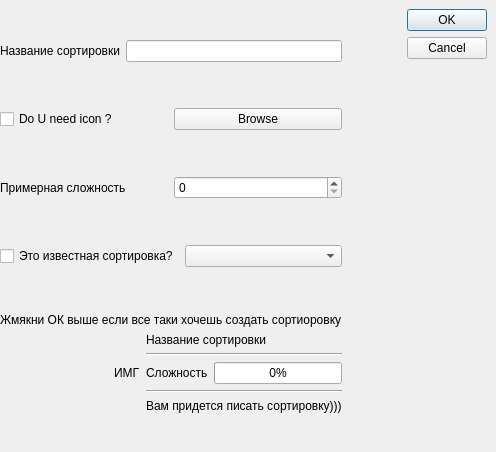
<?xml version="1.0" encoding="UTF-8"?>
<ui version="4.0">
 <class>More_one_sorting</class>
 <widget class="QDialog" name="More_one_sorting">
  <property name="geometry">
   <rect>
    <x>0</x>
    <y>0</y>
    <width>496</width>
    <height>452</height>
   </rect>
  </property>
  <property name="windowTitle">
   <string>Dialog</string>
  </property>
  <widget class="QDialogButtonBox" name="buttonBox">
   <property name="geometry">
    <rect>
     <x>407</x>
     <y>9</y>
     <width>80</width>
     <height>56</height>
    </rect>
   </property>
   <property name="orientation">
    <enum>Qt::Vertical</enum>
   </property>
   <property name="standardButtons">
    <set>QDialogButtonBox::Cancel|QDialogButtonBox::Ok</set>
   </property>
  </widget>
  <widget class="QWidget" name="">
   <layout class="QVBoxLayout" name="verticalLayout">
    <item>
     <spacer name="verticalSpacer_2">
      <property name="orientation">
       <enum>Qt::Vertical</enum>
      </property>
      <property name="sizeHint" stdset="0">
       <size>
        <width>20</width>
        <height>40</height>
       </size>
      </property>
     </spacer>
    </item>
    <item>
     <layout class="QHBoxLayout" name="horizontalLayout">
      <item>
       <widget class="QLabel" name="title_lab">
        <property name="text">
         <string>Название сортировки</string>
        </property>
       </widget>
      </item>
      <item>
       <widget class="QLineEdit" name="title_user"/>
      </item>
     </layout>
    </item>
    <item>
     <spacer name="verticalSpacer">
      <property name="orientation">
       <enum>Qt::Vertical</enum>
      </property>
      <property name="sizeHint" stdset="0">
       <size>
        <width>20</width>
        <height>40</height>
       </size>
      </property>
     </spacer>
    </item>
    <item>
     <layout class="QHBoxLayout" name="horizontalLayout_2">
      <item>
       <widget class="QCheckBox" name="iconOrNo">
        <property name="text">
         <string>Do U need icon ?</string>
        </property>
       </widget>
      </item>
      <item>
       <widget class="QPushButton" name="browse">
        <property name="text">
         <string>Browse</string>
        </property>
       </widget>
      </item>
     </layout>
    </item>
    <item>
     <spacer name="verticalSpacer_3">
      <property name="orientation">
       <enum>Qt::Vertical</enum>
      </property>
      <property name="sizeHint" stdset="0">
       <size>
        <width>20</width>
        <height>40</height>
       </size>
      </property>
     </spacer>
    </item>
    <item>
     <layout class="QHBoxLayout" name="horizontalLayout_3">
      <item>
       <widget class="QLabel" name="diff_l">
        <property name="text">
         <string>Примерная сложность</string>
        </property>
       </widget>
      </item>
      <item>
       <widget class="QSpinBox" name="diff_spin"/>
      </item>
     </layout>
    </item>
    <item>
     <spacer name="verticalSpacer_4">
      <property name="orientation">
       <enum>Qt::Vertical</enum>
      </property>
      <property name="sizeHint" stdset="0">
       <size>
        <width>20</width>
        <height>40</height>
       </size>
      </property>
     </spacer>
    </item>
    <item>
     <layout class="QHBoxLayout" name="horizontalLayout_4">
      <item>
       <widget class="QCheckBox" name="popular_sort">
        <property name="text">
         <string>Это известная сортировка?</string>
        </property>
       </widget>
      </item>
      <item>
       <widget class="QComboBox" name="change_sort_combo"/>
      </item>
     </layout>
    </item>
    <item>
     <spacer name="verticalSpacer_5">
      <property name="orientation">
       <enum>Qt::Vertical</enum>
      </property>
      <property name="sizeHint" stdset="0">
       <size>
        <width>20</width>
        <height>40</height>
       </size>
      </property>
     </spacer>
    </item>
    <item>
     <layout class="QHBoxLayout" name="horizontalLayout_5">
      <item>
       <widget class="QLabel" name="label_5">
        <property name="text">
         <string>Жмякни ОК выше если все таки хочешь создать сортиоровку</string>
        </property>
       </widget>
      </item>
     </layout>
    </item>
    <item>
     <layout class="QHBoxLayout" name="horizontalLayout_6">
      <item>
       <spacer name="horizontalSpacer">
        <property name="orientation">
         <enum>Qt::Horizontal</enum>
        </property>
        <property name="sizeHint" stdset="0">
         <size>
          <width>40</width>
          <height>20</height>
         </size>
        </property>
       </spacer>
      </item>
      <item>
       <widget class="QLabel" name="img_fin">
        <property name="maximumSize">
         <size>
          <width>100</width>
          <height>100</height>
         </size>
        </property>
        <property name="text">
         <string>ИМГ</string>
        </property>
       </widget>
      </item>
      <item>
       <layout class="QVBoxLayout" name="verticalLayout_2">
        <item>
         <widget class="QLabel" name="Name_of_sort_fin">
          <property name="text">
           <string>Название сортировки</string>
          </property>
         </widget>
        </item>
        <item>
         <widget class="Line" name="line">
          <property name="orientation">
           <enum>Qt::Horizontal</enum>
          </property>
         </widget>
        </item>
        <item>
         <layout class="QHBoxLayout" name="horizontalLayout_7">
          <item>
           <widget class="QLabel" name="diff_fin">
            <property name="text">
             <string>Сложность</string>
            </property>
           </widget>
          </item>
          <item>
           <widget class="QProgressBar" name="progressBar">
            <property name="maximum">
             <number>100</number>
            </property>
            <property name="value">
             <number>0</number>
            </property>
           </widget>
          </item>
         </layout>
        </item>
        <item>
         <widget class="Line" name="line_2">
          <property name="orientation">
           <enum>Qt::Horizontal</enum>
          </property>
         </widget>
        </item>
        <item>
         <widget class="QLabel" name="Razocharovanie">
          <property name="text">
           <string>Вам придется писать сортировку)))</string>
          </property>
         </widget>
        </item>
       </layout>
      </item>
     </layout>
    </item>
   </layout>
  </widget>
 </widget>
 <resources/>
 <connections>
  <connection>
   <sender>buttonBox</sender>
   <signal>accepted()</signal>
   <receiver>More_one_sorting</receiver>
   <slot>accept()</slot>
   <hints>
    <hint type="sourcelabel">
     <x>248</x>
     <y>254</y>
    </hint>
    <hint type="destinationlabel">
     <x>157</x>
     <y>274</y>
    </hint>
   </hints>
  </connection>
  <connection>
   <sender>buttonBox</sender>
   <signal>rejected()</signal>
   <receiver>More_one_sorting</receiver>
   <slot>reject()</slot>
   <hints>
    <hint type="sourcelabel">
     <x>316</x>
     <y>260</y>
    </hint>
    <hint type="destinationlabel">
     <x>286</x>
     <y>274</y>
    </hint>
   </hints>
  </connection>
 </connections>
</ui>
